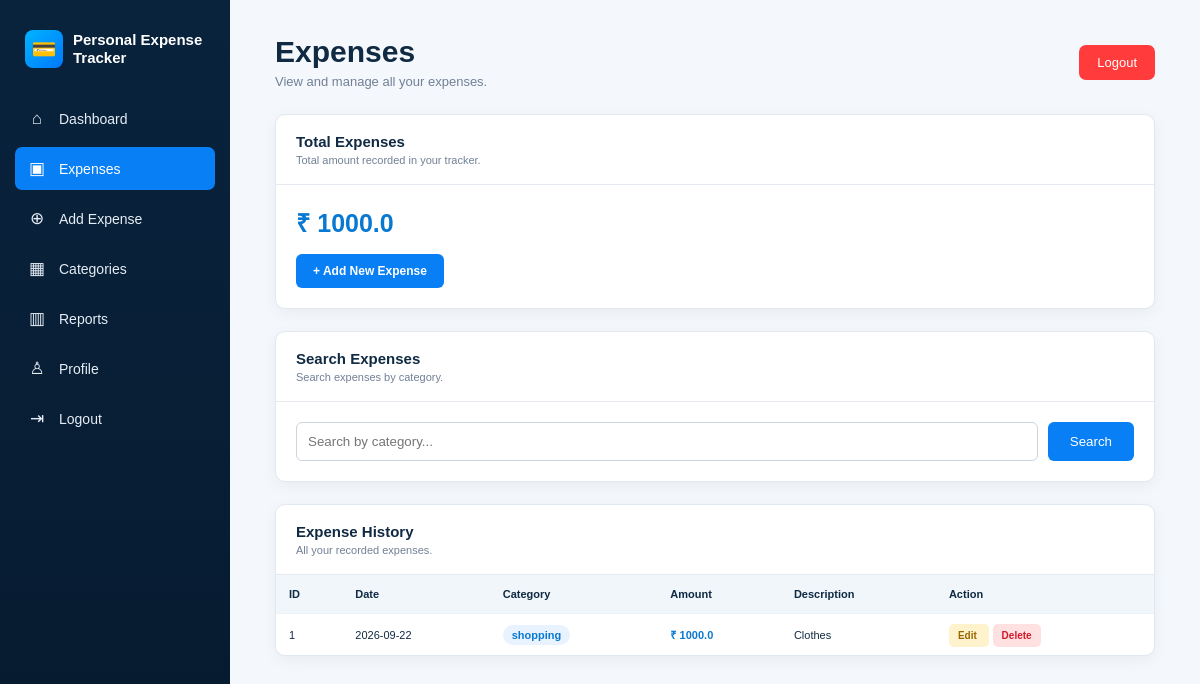
Screenshot of /expenses (signed in) with the database file from the repository.
### tables this page shows
CREATE TABLE expenses(
        id INTEGER PRIMARY KEY AUTOINCREMENT,
        date TEXT,
        category TEXT,
        amount REAL,
        description TEXT
    , user_id INTEGER);

### app.py (the view)
@app.route("/expenses")
def expenses_page():
    if "user_id" not in session:
        return redirect("/login")
    user_id = session["user_id"]
    conn = get_db()
    cursor = conn.cursor()
    cursor.execute(
        """
        SELECT id, date, category, amount, description
        FROM expenses
        WHERE user_id=?
        ORDER BY id DESC
        """,
        (user_id,)
    )
    expenses = cursor.fetchall()
    cursor.execute(
        """
        SELECT COALESCE(SUM(amount), 0)
        FROM expenses
        WHERE user_id=?
        """,
        (user_id,)
    )
    total = cursor.fetchone()[0]
    conn.close()
    return render_template(
        "expenses.html",
        expenses=expenses,
        total=total
    )

### app.py (called while the page is built)
def get_db():
    conn = sqlite3.connect("expense.db")
    return conn

### templates/expenses.html (shortened to what this page needs)
<!DOCTYPE html>
<html lang="en">
<head>
</head>
<body>
<aside class="sidebar">
    <div class="logo">
        <div class="logo-icon">💳</div>
        <div class="logo-text">
            Personal Expense<br>
            Tracker
        </div>
    </div>
    <nav class="menu">
        <a href="/dashboard">
            <span class="menu-icon">⌂</span>
            <span>Dashboard</span>
        </a>
        <a href="/expenses" class="active">
            <span class="menu-icon">▣</span>
            <span>Expenses</span>
        </a>
        <a href="/add-expense">
            <span class="menu-icon">⊕</span>
            <span>Add Expense</span>
        </a>
        <a href="/categories">
            <span class="menu-icon">▦</span>
            <span>Categories</span>
        </a>
        <a href="/reports">
            <span class="menu-icon">▥</span>
            <span>Reports</span>
        </a>
        <a href="/profile">
            <span class="menu-icon">♙</span>
            <span>Profile</span>
        </a>
        <a href="/logout">
            <span class="menu-icon">⇥</span>
            <span>Logout</span>
        </a>
    </nav>
</aside>
<main class="main">
<div class="container">
    <div class="header">
        <div>
            <h1>Expenses</h1>
            <p class="subtitle">
                View and manage all your expenses.
            </p>
        </div>
        <a href="/logout" class="logout">
            Logout
        </a>
    </div>
    <div class="card">
        <div class="card-header">
            <div class="card-title">
                Total Expenses
            </div>
            <div class="card-subtitle">
                Total amount recorded in your tracker.
            </div>
        </div>
        <div class="card-body">
            <div class="total">
                ₹ {{ total }}
            </div>
            <a href="/add-expense" class="add-button">
                + Add New Expense
            </a>
        </div>
    </div>
    <div class="card">
        <div class="card-header">
            <div class="card-title">
                Search Expenses
            </div>
            <div class="card-subtitle">
                Search expenses by category.
            </div>
        </div>
        <div class="card-body">
            <form action="/search" method="POST">
                <div class="search">
                    <input
                        type="text"
                        name="category"
                        value="{{ search|default('') }}"
                        placeholder="Search by category..."
                    >
                    <button type="submit">
                        Search
                    </button>
                </div>
            </form>
        </div>
    </div>
    <div class="card">
        <div class="card-header">
            <div class="card-title">
                Expense History
            </div>
            <div class="card-subtitle">
                All your recorded expenses.
            </div>
        </div>
        {% if expenses %}
        <div style="overflow-x:auto;">
            <table>
                <thead>
                    <tr>
                        <th>ID</th>
                        <th>Date</th>
                        <th>Category</th>
                        <th>Amount</th>
                        <th>Description</th>
                        <th>Action</th>
                    </tr>
                </thead>
                <tbody>
                    {% for expense in expenses %}
                    <tr>
                        <td>
                            {{ loop.index }}
                        </td>
                        <td>
                            {{ expense[1] }}
                        </td>
                        <td>
                            <span class="category">
                                {{ expense[2] }}
                            </span>
                        </td>
                        <td class="amount">
                            ₹ {{ expense[3] }}
                        </td>
                        <td>
                            {{ expense[4] }}
                        </td>
                        <td>
                            <a
                                href="/edit/{{ expense[0] }}"
                                class="action edit">
                                Edit
                            </a>
                            <a
                                href="/delete/{{ expense[0] }}"
                                class="action delete"
                                onclick="return confirm('Are you sure you want to delete this expense?');">
                                Delete
                            </a>
                        </td>
                    </tr>
                    {% endfor %}
                </tbody>
            </table>
        </div>
        {% else %}
        <div class="empty">
            No expenses found.
        </div>
        {% endif %}
    </div>
</div>
</main>
</body>
</html>

### templates/expenses.html (style rules this page uses)
* { margin: 0; padding: 0; box-sizing: border-box; font-family: Arial, Helvetica, sans-serif; }
body { background: #f4f7fb; color: #102a43; }
.sidebar { width: 230px; min-height: 100vh; background: linear-gradient(180deg, #09233d, #061a2e); color: white; position: fixed; left: 0; top: 0; bottom: 0; padding: 25px 15px; }
.logo { display: flex; align-items: center; gap: 10px; padding: 5px 10px 30px; }
.logo-icon { width: 38px; height: 38px; background: linear-gradient(135deg, #00b4ff, #0078ff); border-radius: 8px; display: flex; align-items: center; justify-content: center; font-size: 20px; }
.logo-text { font-size: 15px; font-weight: bold; line-height: 18px; }
.menu { display: flex; flex-direction: column; gap: 7px; }
.menu a { color: #e6edf5; text-decoration: none; display: flex; align-items: center; gap: 12px; padding: 11px 12px; border-radius: 7px; font-size: 14px; }
.menu a:hover, .menu a.active { background: #087ff5; color: white; }
.menu-icon { width: 20px; text-align: center; font-size: 17px; }
.main { margin-left: 230px; padding: 35px 45px; }
.container { max-width: 1100px; margin: auto; }
.header { display: flex; justify-content: space-between; align-items: center; margin-bottom: 25px; }
h1 { font-size: 30px; }
.subtitle { color: #718096; font-size: 13px; margin-top: 5px; }
.logout { background: #ff3b3b; color: white; text-decoration: none; padding: 10px 18px; border-radius: 7px; font-size: 13px; }
.card { background: white; border: 1px solid #e2e8f0; border-radius: 10px; margin-bottom: 22px; box-shadow: 0 4px 15px rgba(0,0,0,.05); overflow: hidden; }
.card-header { padding: 18px 20px; border-bottom: 1px solid #e5eaf0; }
.card-title { font-weight: bold; font-size: 15px; }
.card-subtitle { color: #718096; font-size: 11px; margin-top: 4px; }
.card-body { padding: 20px; }
.search { display: flex; gap: 10px; }
.search input { flex: 1; padding: 11px; border: 1px solid #cbd5e0; border-radius: 6px; outline: none; }
.search button { border: none; background: #087ff5; color: white; padding: 0 22px; border-radius: 6px; cursor: pointer; }
.add-button { display: inline-block; background: #087ff5; color: white; text-decoration: none; padding: 10px 17px; border-radius: 6px; font-size: 12px; font-weight: bold; margin-top: 15px; }
table { width: 100%; border-collapse: collapse; }
th { background: #f1f6fb; text-align: left; padding: 13px; font-size: 11px; }
td { padding: 13px; border-top: 1px solid #edf2f7; font-size: 11px; }
.category { background: #e8f3ff; color: #0878d1; padding: 4px 9px; border-radius: 12px; font-weight: bold; }
.amount { color: #0878d1; font-weight: bold; }
.action { padding: 6px 9px; border-radius: 5px; text-decoration: none; font-size: 10px; font-weight: bold; margin-right: 4px; }
.edit { background: #fff3cd; color: #9a6700; }
.delete { background: #ffe1e1; color: #d11a2a; }
.total { color: #0878d1; font-size: 25px; font-weight: bold; }

### rows the page displays
expenses: date "2026-09-22", category "shopping", amount "1000.0", description "Clothes"

### other values shown
{{ total }} "1000.0"
